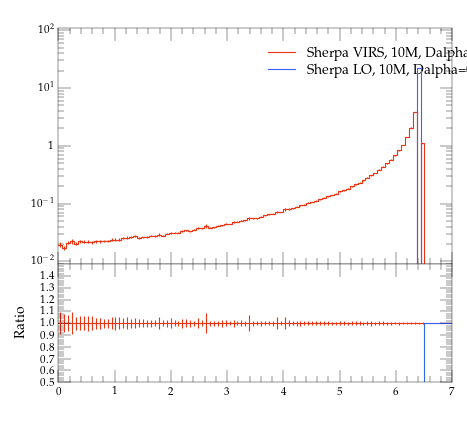

Python code for this plot:
#! /usr/bin/env python

# This Python script was auto-generated using YODA v2.0.0.
# Analysis object: /evtb/inc_jb_e
# Timestamp: 16-04-2024 (10:08:55)

import matplotlib as mpl
import matplotlib.pyplot as plt
mpl.use('Agg') # comment out for interactive use
import os
import numpy as np

plotDir = os.path.split(os.path.realpath(__file__))[0]
if 'YODA_USER_PLOT_PATH' in globals():
    plot_outdir = globals()['YODA_USER_PLOT_PATH']
else:
    plot_outdir = plotDir

#plot style
plt.style.use(os.path.join(plotDir, '../default.mplstyle'))
# plot metadata
figW, figH = plt.rcParams['figure.figsize']
ax_xLabel = r''
ax_yLabel = r''
ax_title  = r''
ax_xScale = 'linear'
ax_yScale = 'log'
xLims = (0.0, 7.0)
yLims = (0.009000000000000001, 110.00000000000001)

# TeX-friendly labels for the legend
labels = [ r"Sherpa VIRS, 10M, Dalpha=0.01", r"Sherpa LO, 10M, Dalpha=0.01" ]

# Create figure and axis objects
fig, (ax, ratio0_ax) = plt.subplots(2, 1, sharex=True,
                  figsize=(figW,figH), gridspec_kw={'height_ratios': (2, 1)})
ratio0_ax.yaxis.set_major_locator(mpl.ticker.MultipleLocator(0.1))
ratio0_ax.set_ylim(0.5, 1.4999)
ratio0_ax.set_ylabel('Ratio')

# LineColor map: curve index -> color
linecolors = {0: '#EE3311', 1: '#3366FF'}
# the numerical data is stored in a separate file
dataf = dict()
prefix = os.path.split(__file__)[0]
if prefix:    prefix = prefix + '/'
exec(open(prefix+'inc_jb_e__data.py').read(), dataf)


legend_handles = [] # keep track of handles for the legend

# style options for curves
# starts at zorder>=5 to draw curve on top of legend
styles = {
  'curve0': {
    'color' : linecolors[0],
    'linestyle' : '-',
    'marker' : 'o',
    'zorder' : 5,
    'histstyle' : True,
  },
  'curve1': {
    'color' : linecolors[1],
    'linestyle' : '-',
    'marker' : 'o',
    'zorder' : 6,
    'histstyle' : True,
  },
}
# curve from input yoda files in main panel
for label in dataf['yvals'].keys():
    if all(np.isnan(v) for v in dataf['yvals'][label]):
        continue
    tmp = None
    if styles[label]['histstyle']: # draw as histogram
        tmp, = ax.plot(dataf['xedges'], dataf['yedges'][label],
                       color=styles[label]['color'],
                       linestyle=styles[label]['linestyle'],
                       drawstyle='steps-pre', solid_joinstyle='miter',
                       zorder=styles[label]['zorder'], label=label)
        ax.errorbar(dataf['xpoints'], dataf['yvals'][label], color=styles[label]['color'],
                    xerr=dataf['xerrs'], yerr=[dataf['ydowns'][label], dataf['yups'][label]],
                    linestyle='none', zorder=styles[label]['zorder'])
    else: # draw as scatter
        tmp = ax.errorbar(dataf['xpoints'], dataf['yvals'][label],
                          xerr=dataf['xerrs'],
                          yerr=[ dataf['ydowns'][label],
                          dataf['yups'][label] ],
                          fmt=styles[label]['marker'],
                          ecolor=styles[label]['color'],
                          color=styles[label]['color'], zorder=2)
        tmp[-1][0].set_linestyle(styles[label]['linestyle'])
    legend_handles += [tmp]
    for varLabel in dataf['variation_yvals'].keys():
        if varLabel.startswith(label):
            tmp, = ax.plot(dataf['xedges'], dataf['variation_yvals'][varLabel],
                           color=styles[label]['color'],
                           linestyle=styles[label]['linestyle'],
                           drawstyle='steps-pre', solid_joinstyle='miter',
                           zorder=styles[label]['zorder'], alpha=0.5)


# plots on ratio panel
# curve from input yoda files in ratio panel
for label, yvals in dataf['ratio0_yvals'].items():
    if all(np.isnan(v) for v in yvals):
        continue
    if styles[label]['histstyle']: # plot as histogram
        ratio0_ax.plot(dataf['xedges'], yvals,
                       color=styles[label]['color'],
                       linestyle=styles[label]['linestyle'],
                       drawstyle='steps-pre', zorder=1,
                       solid_joinstyle='miter')
        ratio0_ax.vlines(dataf['xpoints'],
                         dataf['ratio0_ymin'][label],
                         dataf['ratio0_ymax'][label],
                         color=styles[label]['color'], zorder=1)
    else: # plot as scatter
        tmp = ratio0_ax.errorbar(dataf['xpoints'],
                                 yvals, xerr=dataf['xerrs'],
                                 yerr=dataf['ratio0_yerrs'][label],
                                 fmt=styles[label]['marker'],
                                 ecolor=styles[label]['color'],
                                 color=styles[label]['color'])
        tmp[-1][0].set_linestyle(styles[label]['linestyle'])

    for varlabel in dataf['ratio0_variation_vals'].keys():
        if varlabel.startswith(label):
            ratio0_ax.plot(dataf['xedges'],
                            dataf['ratio0_variation_vals'][varlabel],
                            color=styles[label]['color'],
                            linestyle=styles[label]['linestyle'],
                            drawstyle='steps-pre', solid_joinstyle='miter',
                            zorder=1, alpha=0.5)

legend_pos = (0.5, 0.97)
ax.legend(legend_handles, labels, loc='upper left', bbox_to_anchor=legend_pos)

# set plot metadata as defined above
ratio0_ax.set_xlabel(ax_xLabel)
ratio0_ax.xaxis.set_label_coords(1., -.15)
ax.set_ylabel(ax_yLabel, loc='top')
ax.set_title(ax_title, loc='left')
ax.set_xscale(ax_xScale)
ax.set_yscale(ax_yScale)
ax.set_xlim(xLims)
ax.set_ylim(yLims)

# tick formatting
plt.rcParams['xtick.top'] = True
plt.rcParams['ytick.right'] = True
ax.yaxis.set_major_locator(mpl.ticker.LogLocator(base=10.0, numticks=np.inf))
ax.yaxis.set_minor_locator(mpl.ticker.LogLocator(
                           base=10.0, subs=np.arange(0.1, 1, 0.1), numticks=np.inf))
fig.align_ylabels((ax, ratio0_ax))
plt.savefig(os.path.join(plot_outdir, 'inc_jb_e.pdf'), format='PDF')
plt.savefig(os.path.join(plot_outdir, 'inc_jb_e.png'), format='PNG')

plt.close(fig)
